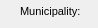
      <widget class="QWidget" name="Additionalinformation_12">
       <property name="geometry">
        <rect>
         <x>0</x>
         <y>0</y>
         <width>98</width>
         <height>28</height>
        </rect>
       </property>
       <attribute name="label">
        <string>Additional information</string>
       </attribute>
       <widget class="QLabel" name="label_streetaxis2_id">
        <property name="geometry">
         <rect>
          <x>20</x>
          <y>50</y>
          <width>83</width>
          <height>22</height>
         </rect>
        </property>
        <property name="font">
         <font>
          <pointsize>8</pointsize>
         </font>
        </property>
        <property name="frameShape">
         <enum>QFrame::NoFrame</enum>
        </property>
        <property name="frameShadow">
         <enum>QFrame::Plain</enum>
        </property>
        <property name="text">
         <string>Street 2:</string>
        </property>
        <property name="textFormat">
         <enum>Qt::AutoText</enum>
        </property>
        <property name="scaledContents">
         <bool>false</bool>
        </property>
        <property name="alignment">
         <set>Qt::AlignLeading|Qt::AlignLeft|Qt::AlignVCenter</set>
        </property>
        <property name="margin">
         <number>3</number>
        </property>
       </widget>
       <widget class="QLabel" name="label_comment">
        <property name="geometry">
         <rect>
          <x>20</x>
          <y>160</y>
          <width>90</width>
          <height>22</height>
         </rect>
        </property>
        <property name="font">
         <font>
          <pointsize>8</pointsize>
         </font>
        </property>
        <property name="frameShape">
         <enum>QFrame::NoFrame</enum>
        </property>
        <property name="frameShadow">
         <enum>QFrame::Plain</enum>
        </property>
        <property name="text">
         <string>Comment:</string>
        </property>
        <property name="textFormat">
         <enum>Qt::AutoText</enum>
        </property>
        <property name="scaledContents">
         <bool>false</bool>
        </property>
        <property name="alignment">
         <set>Qt::AlignLeading|Qt::AlignLeft|Qt::AlignVCenter</set>
        </property>
        <property name="margin">
         <number>3</number>
        </property>
       </widget>
       <widget class="QLabel" name="label_streetaxis_id">
        <property name="geometry">
         <rect>
          <x>20</x>
          <y>23</y>
          <width>99</width>
          <height>22</height>
         </rect>
        </property>
        <property name="font">
         <font>
          <pointsize>8</pointsize>
         </font>
        </property>
        <property name="frameShape">
         <enum>QFrame::NoFrame</enum>
        </property>
        <property name="frameShadow">
         <enum>QFrame::Plain</enum>
        </property>
        <property name="text">
         <string>Street:</string>
        </property>
        <property name="textFormat">
         <enum>Qt::AutoText</enum>
        </property>
        <property name="scaledContents">
         <bool>false</bool>
        </property>
        <property name="alignment">
         <set>Qt::AlignLeading|Qt::AlignLeft|Qt::AlignVCenter</set>
        </property>
        <property name="margin">
         <number>3</number>
        </property>
       </widget>
       <widget class="QLineEdit" name="postcode">
        <property name="geometry">
         <rect>
          <x>445</x>
          <y>0</y>
          <width>126</width>
          <height>18</height>
         </rect>
        </property>
        <property name="font">
         <font>
          <pointsize>8</pointsize>
         </font>
        </property>
        <property name="inputMask">
         <string/>
        </property>
        <property name="text">
         <string/>
        </property>
        <property name="frame">
         <bool>true</bool>
        </property>
       </widget>
       <widget class="QLabel" name="label_postcode">
        <property name="geometry">
         <rect>
          <x>365</x>
          <y>0</y>
          <width>77</width>
          <height>22</height>
         </rect>
        </property>
        <property name="font">
         <font>
          <pointsize>8</pointsize>
         </font>
        </property>
        <property name="frameShape">
         <enum>QFrame::NoFrame</enum>
        </property>
        <property name="frameShadow">
         <enum>QFrame::Plain</enum>
        </property>
        <property name="text">
         <string>Postcode:</string>
        </property>
        <property name="textFormat">
         <enum>Qt::AutoText</enum>
        </property>
        <property name="scaledContents">
         <bool>false</bool>
        </property>
        <property name="alignment">
         <set>Qt::AlignLeading|Qt::AlignLeft|Qt::AlignVCenter</set>
        </property>
        <property name="margin">
         <number>3</number>
        </property>
       </widget>
       <widget class="QLineEdit" name="num_value">
        <property name="geometry">
         <rect>
          <x>445</x>
          <y>235</y>
          <width>126</width>
          <height>18</height>
         </rect>
        </property>
        <property name="echoMode">
         <enum>QLineEdit::Normal</enum>
        </property>
       </widget>
       <widget class="QLineEdit" name="postcomplement">
        <property name="geometry">
         <rect>
          <x>510</x>
          <y>25</y>
          <width>60</width>
          <height>18</height>
         </rect>
        </property>
        <property name="font">
         <font>
          <pointsize>8</pointsize>
         </font>
        </property>
        <property name="inputMask">
         <string/>
        </property>
        <property name="text">
         <string/>
        </property>
        <property name="frame">
         <bool>true</bool>
        </property>
       </widget>
       <widget class="QLabel" name="label_muni_id">
        <property name="geometry">
         <rect>
          <x>20</x>
          <y>0</y>
          <width>90</width>
          <height>22</height>
         </rect>
        </property>
        <property name="font">
         <font>
          <pointsize>8</pointsize>
         </font>
        </property>
        <property name="frameShape">
         <enum>QFrame::NoFrame</enum>
        </property>
        <property name="frameShadow">
         <enum>QFrame::Plain</enum>
        </property>
        <property name="text">
         <string>Municipality:</string>
        </property>
        <property name="textFormat">
         <enum>Qt::AutoText</enum>
        </property>
        <property name="scaledContents">
         <bool>false</bool>
        </property>
        <property name="alignment">
         <set>Qt::AlignLeading|Qt::AlignLeft|Qt::AlignVCenter</set>
        </property>
        <property name="margin">
         <number>3</number>
        </property>
       </widget>
       <widget class="QComboBox" name="muni_id">
        <property name="geometry">
         <rect>
          <x>120</x>
          <y>0</y>
          <width>235</width>
          <height>18</height>
         </rect>
        </property>
        <property name="font">
         <font>
          <pointsize>8</pointsize>
         </font>
        </property>
       </widget>
       <widget class="QLineEdit" name="postcomplement2">
        <property name="geometry">
         <rect>
          <x>510</x>
          <y>50</y>
          <width>60</width>
          <height>18</height>
         </rect>
        </property>
        <property name="font">
         <font>
          <pointsize>8</pointsize>
         </font>
        </property>
        <property name="inputMask">
         <string/>
        </property>
        <property name="text">
         <string/>
        </property>
        <property name="frame">
         <bool>true</bool>
        </property>
       </widget>
       <widget class="QComboBox" name="streetaxis2_id">
        <property name="geometry">
         <rect>
          <x>120</x>
          <y>50</y>
          <width>235</width>
          <height>18</height>
         </rect>
        </property>
        <property name="font">
         <font>
          <pointsize>8</pointsize>
         </font>
        </property>
       </widget>
       <widget class="QLabel" name="label_postnumber">
        <property name="geometry">
         <rect>
          <x>365</x>
          <y>23</y>
          <width>81</width>
          <height>22</height>
         </rect>
        </property>
        <property name="font">
         <font>
          <pointsize>8</pointsize>
         </font>
        </property>
        <property name="frameShape">
         <enum>QFrame::NoFrame</enum>
        </property>
        <property name="frameShadow">
         <enum>QFrame::Plain</enum>
        </property>
        <property name="text">
         <string>Postnumber:</string>
        </property>
        <property name="textFormat">
         <enum>Qt::AutoText</enum>
        </property>
        <property name="scaledContents">
         <bool>false</bool>
        </property>
        <property name="alignment">
         <set>Qt::AlignLeading|Qt::AlignLeft|Qt::AlignVCenter</set>
        </property>
        <property name="margin">
         <number>3</number>
        </property>
       </widget>
       <widget class="QLabel" name="label_num_value">
        <property name="geometry">
         <rect>
          <x>360</x>
          <y>233</y>
          <width>83</width>
          <height>22</height>
         </rect>
        </property>
        <property name="font">
         <font>
          <pointsize>8</pointsize>
         </font>
        </property>
        <property name="frameShape">
         <enum>QFrame::NoFrame</enum>
        </property>
        <property name="frameShadow">
         <enum>QFrame::Plain</enum>
        </property>
        <property name="text">
         <string>Numeric value:</string>
        </property>
        <property name="textFormat">
         <enum>Qt::AutoText</enum>
        </property>
        <property name="scaledContents">
         <bool>false</bool>
        </property>
        <property name="alignment">
         <set>Qt::AlignLeading|Qt::AlignLeft|Qt::AlignVCenter</set>
        </property>
        <property name="margin">
         <number>3</number>
        </property>
       </widget>
       <widget class="QTextEdit" name="annotation">
        <property name="geometry">
         <rect>
          <x>120</x>
          <y>75</y>
          <width>451</width>
          <height>32</height>
         </rect>
        </property>
        <property name="frameShape">
         <enum>QFrame::StyledPanel</enum>
        </property>
        <property name="frameShadow">
         <enum>QFrame::Raised</enum>
        </property>
       </widget>
       <widget class="QLabel" name="label_link">
        <property name="geometry">
         <rect>
          <x>20</x>
          <y>233</y>
          <width>90</width>
          <height>22</height>
         </rect>
        </property>
        <property name="font">
         <font>
          <pointsize>8</pointsize>
         </font>
        </property>
        <property name="frameShape">
         <enum>QFrame::NoFrame</enum>
        </property>
        <property name="frameShadow">
         <enum>QFrame::Plain</enum>
        </property>
        <property name="text">
         <string>Link:</string>
        </property>
        <property name="textFormat">
         <enum>Qt::AutoText</enum>
        </property>
        <property name="scaledContents">
         <bool>false</bool>
        </property>
        <property name="alignment">
         <set>Qt::AlignLeading|Qt::AlignLeft|Qt::AlignVCenter</set>
        </property>
        <property name="margin">
         <number>3</number>
        </property>
       </widget>
       <widget class="QLabel" name="label_observ">
        <property name="geometry">
         <rect>
          <x>20</x>
          <y>120</y>
          <width>90</width>
          <height>22</height>
         </rect>
        </property>
        <property name="font">
         <font>
          <pointsize>8</pointsize>
         </font>
        </property>
        <property name="frameShape">
         <enum>QFrame::NoFrame</enum>
        </property>
        <property name="frameShadow">
         <enum>QFrame::Plain</enum>
        </property>
        <property name="text">
         <string>Observation:</string>
        </property>
        <property name="textFormat">
         <enum>Qt::AutoText</enum>
        </property>
        <property name="scaledContents">
         <bool>false</bool>
        </property>
        <property name="alignment">
         <set>Qt::AlignLeading|Qt::AlignLeft|Qt::AlignVCenter</set>
        </property>
        <property name="margin">
         <number>3</number>
        </property>
       </widget>
       <widget class="QLabel" name="label_annotation">
        <property name="geometry">
         <rect>
          <x>20</x>
          <y>80</y>
          <width>90</width>
          <height>22</height>
         </rect>
        </property>
        <property name="font">
         <font>
          <pointsize>8</pointsize>
         </font>
        </property>
        <property name="frameShape">
         <enum>QFrame::NoFrame</enum>
        </property>
        <property name="frameShadow">
         <enum>QFrame::Plain</enum>
        </property>
        <property name="text">
         <string>Annotation:</string>
        </property>
        <property name="textFormat">
         <enum>Qt::AutoText</enum>
        </property>
        <property name="scaledContents">
         <bool>false</bool>
        </property>
        <property name="alignment">
         <set>Qt::AlignLeading|Qt::AlignLeft|Qt::AlignVCenter</set>
        </property>
        <property name="margin">
         <number>3</number>
        </property>
       </widget>
       <widget class="QLineEdit" name="postnumber2">
        <property name="geometry">
         <rect>
          <x>445</x>
          <y>50</y>
          <width>60</width>
          <height>18</height>
         </rect>
        </property>
        <property name="font">
         <font>
          <pointsize>8</pointsize>
         </font>
        </property>
        <property name="inputMask">
         <string/>
        </property>
        <property name="text">
         <string/>
        </property>
        <property name="frame">
         <bool>true</bool>
        </property>
       </widget>
       <widget class="QComboBox" name="streetaxis_id">
        <property name="geometry">
         <rect>
          <x>120</x>
          <y>25</y>
          <width>235</width>
          <height>18</height>
         </rect>
        </property>
        <property name="font">
         <font>
          <pointsize>8</pointsize>
         </font>
        </property>
       </widget>
       <widget class="QLineEdit" name="postnumber">
        <property name="geometry">
         <rect>
          <x>445</x>
          <y>25</y>
          <width>60</width>
          <height>18</height>
         </rect>
        </property>
        <property name="font">
         <font>
          <pointsize>8</pointsize>
         </font>
        </property>
        <property name="inputMask">
         <string/>
        </property>
        <property name="text">
         <string/>
        </property>
        <property name="frame">
         <bool>true</bool>
        </property>
       </widget>
       <widget class="QTextEdit" name="observ">
        <property name="geometry">
         <rect>
          <x>120</x>
          <y>115</y>
          <width>451</width>
          <height>32</height>
         </rect>
        </property>
       </widget>
       <widget class="QLabel" name="label_postnumber2">
        <property name="geometry">
         <rect>
          <x>365</x>
          <y>45</y>
          <width>81</width>
          <height>22</height>
         </rect>
        </property>
        <property name="font">
         <font>
          <pointsize>8</pointsize>
         </font>
        </property>
        <property name="frameShape">
         <enum>QFrame::NoFrame</enum>
        </property>
        <property name="frameShadow">
         <enum>QFrame::Plain</enum>
        </property>
        <property name="text">
         <string>Postnumber 2:</string>
        </property>
        <property name="textFormat">
         <enum>Qt::AutoText</enum>
        </property>
        <property name="scaledContents">
         <bool>false</bool>
        </property>
        <property name="alignment">
         <set>Qt::AlignLeading|Qt::AlignLeft|Qt::AlignVCenter</set>
        </property>
        <property name="margin">
         <number>3</number>
        </property>
       </widget>
       <widget class="QLabel" name="label_descript_2">
        <property name="geometry">
         <rect>
          <x>20</x>
          <y>200</y>
          <width>91</width>
          <height>22</height>
         </rect>
        </property>
        <property name="font">
         <font>
          <pointsize>8</pointsize>
         </font>
        </property>
        <property name="frameShape">
         <enum>QFrame::NoFrame</enum>
        </property>
        <property name="frameShadow">
         <enum>QFrame::Plain</enum>
        </property>
        <property name="text">
         <string>Description:</string>
        </property>
        <property name="textFormat">
         <enum>Qt::AutoText</enum>
        </property>
        <property name="scaledContents">
         <bool>false</bool>
        </property>
        <property name="alignment">
         <set>Qt::AlignLeading|Qt::AlignLeft|Qt::AlignVCenter</set>
        </property>
        <property name="margin">
         <number>3</number>
        </property>
       </widget>
       <widget class="QTextEdit" name="link">
        <property name="enabled">
         <bool>false</bool>
        </property>
        <property name="geometry">
         <rect>
          <x>120</x>
          <y>235</y>
          <width>235</width>
          <height>18</height>
         </rect>
        </property>
        <property name="verticalScrollBarPolicy">
         <enum>Qt::ScrollBarAlwaysOff</enum>
        </property>
        <property name="horizontalScrollBarPolicy">
         <enum>Qt::ScrollBarAlwaysOff</enum>
        </property>
       </widget>
       <widget class="QTextEdit" name="comment">
        <property name="geometry">
         <rect>
          <x>120</x>
          <y>155</y>
          <width>451</width>
          <height>32</height>
         </rect>
        </property>
        <property name="frameShadow">
         <enum>QFrame::Sunken</enum>
        </property>
        <property name="lineWidth">
         <number>1</number>
        </property>
       </widget>
       <widget class="QTextEdit" name="descript">
        <property name="geometry">
         <rect>
          <x>120</x>
          <y>195</y>
          <width>451</width>
          <height>32</height>
         </rect>
        </property>
       </widget>
      </widget>
